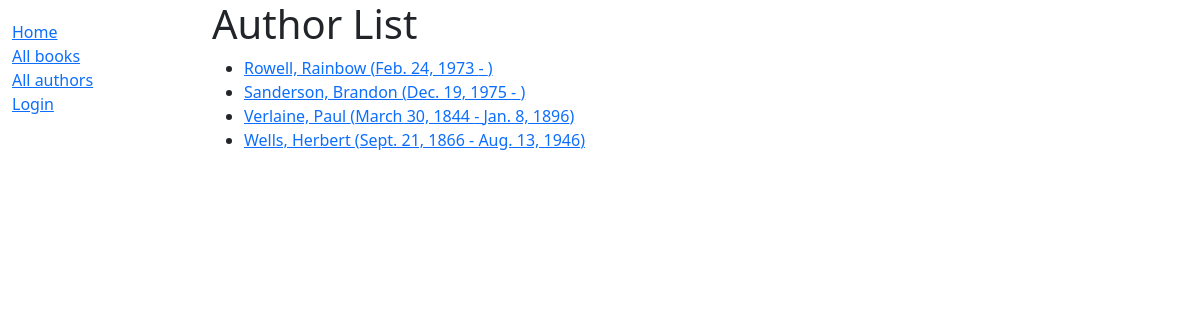
Screenshot of /catalog/authors/ with the database file from the repository.
### catalog/models.py (models this page shows)
class Author(models.Model):
    first_name = models.CharField(max_length=100)
    last_name = models.CharField(max_length=100)
    date_of_birth = models.DateField(null=True, blank=True)
    date_of_death = models.DateField('Died', null=True, blank=True)
    class Meta:
        ordering = ['last_name', 'first_name']
    def get_absolute_url(self):
        return reverse('author-detail', args=[str(self.id)])
    def __str__(self):
        return f'{self.last_name}, {self.first_name}'

### catalog/views.py (the view)
# urls.py: path('authors/', views.AuthorListView.as_view(), name='authors'),
class AuthorListView(generic.ListView):
    model = Author
    paginate_by = 10

### catalog/templates/catalog/author_list.html
{% extends "base_generic.html" %}
{% block content %}
<h1>Author List</h1>
{% if author_list %}
<ul>
    {% for author in author_list %}
    <li>
        <a href="{{ author.get_absolute_url }}">
            {{ author }} ({{author.date_of_birth}} - {% if author.date_of_death %}{{author.date_of_death}}{% endif %})
        </a>
    </li>
    {% endfor %}
</ul>
{% else %}
<p>There are no authors available.</p>
{% endif %}
{% endblock %}

### rows the page displays
Author: last_name+first_name "Rowell, Rainbow", date_of_birth "Feb. 24, 1973"
Author: last_name+first_name "Sanderson, Brandon", date_of_birth "Dec. 19, 1975"
Author: last_name+first_name "Verlaine, Paul", date_of_birth "March 30, 1844", date_of_death "Jan. 8, 1896"
Author: last_name+first_name "Wells, Herbert", date_of_birth "Sept. 21, 1866", date_of_death "Aug. 13, 1946"
